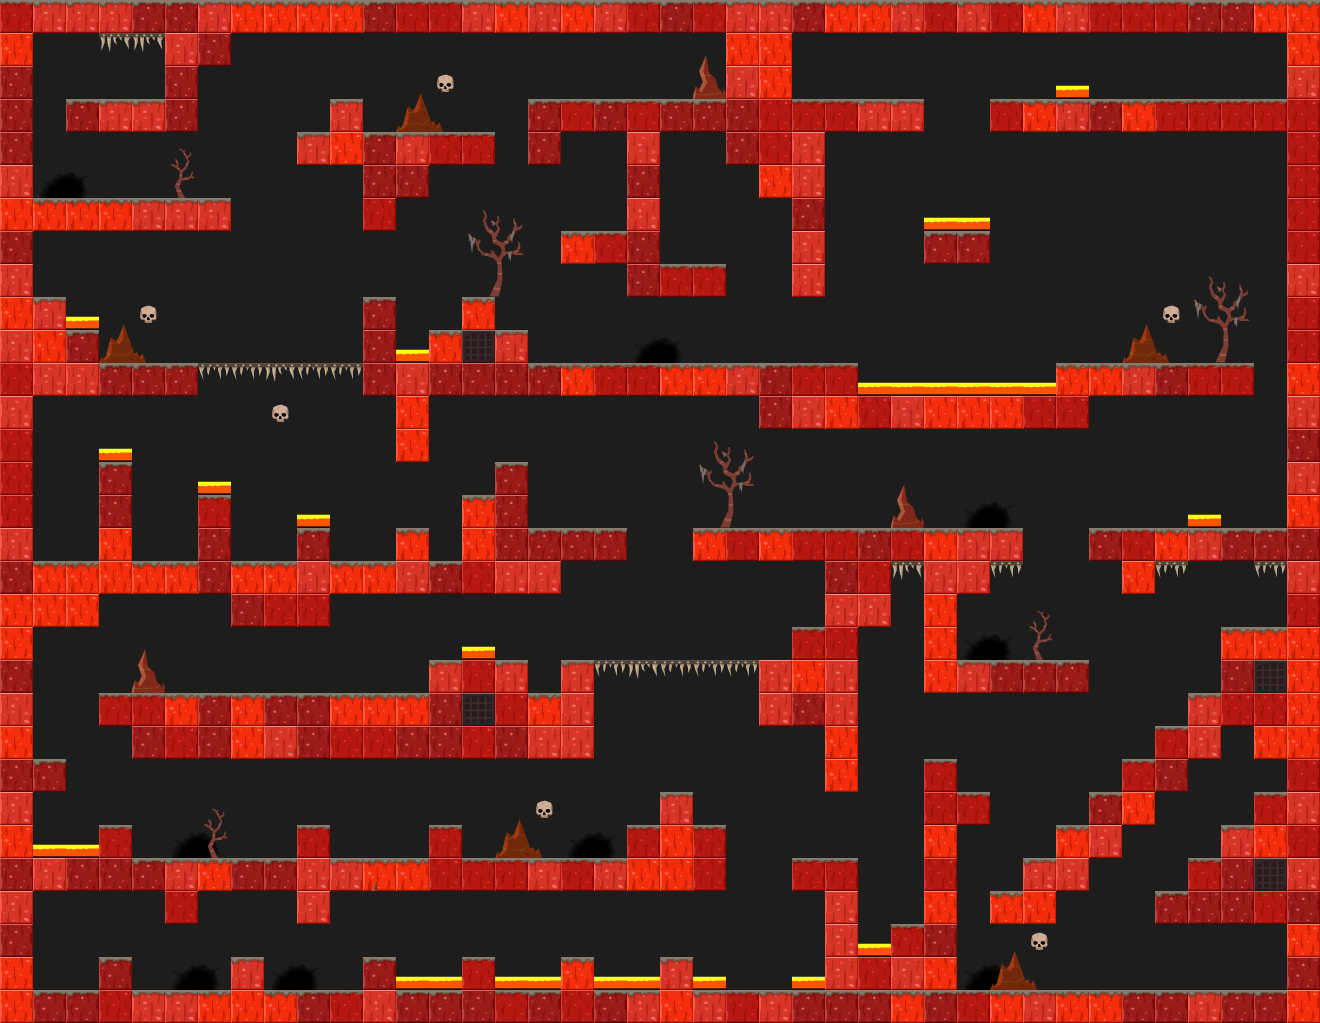

This game map was drawn from its Tiled (.tmx) file and the tilesets committed beside it. A one-line description and the trimmed map source follow:
An orthogonal 40x31 tile map with 33x33 px tiles, 4 tile layers (bg, deco background, layout, deco foreground) and 169 objects (94x citrus.objects.platformer.box2d.Platform, 25x citrus.objects.CitrusSprite, 17x space_digger.enemies.Spike, 13x space_digger.Seam, 8x space_digger.enemies.SpawnSpot, ...).

<map version="1.0" orientation="orthogonal" width="40" height="31" tilewidth="33" tileheight="33" backgroundcolor="#1d1d1d">
 <tileset firstgid="1" name="tileset_fire" tilewidth="33" tileheight="33">
  <image source="../tilesets/tileset_fire.png" width="297" height="132" />
  <tile id="12">
   <properties>
    <property name="" value="" />
   </properties>
  </tile>
 </tileset>
 <layer name="bg" width="40" height="31">
  <properties>
   <property name="group" value="0" />
  </properties>
  <data>[1240 cells, 0 non-empty, 0 distinct tile ids]</data>
 </layer>
 <layer name="deco background" width="40" height="31">
  <data>[1240 cells, 18 non-empty, 2 distinct tile ids]</data>
 </layer>
 <objectgroup color="#ffff00" name="animated decoration bg" width="40" height="31">
  <properties>
   <property name="group" value="0" />
  </properties>
  <object type="citrus.objects.CitrusSprite" x="1042" y="123">
   <properties>
    <property name="view" value="Liana1_fire" />
   </properties>
   <ellipse />
  </object>
  <object type="citrus.objects.CitrusSprite" x="70" y="223">
   <properties>
    <property name="view" value="Liana1_fire" />
   </properties>
   <ellipse />
  </object>
  <object type="citrus.objects.CitrusSprite" x="1090" y="386">
   <properties>
    <property name="view" value="Liana1_fire" />
   </properties>
   <ellipse />
  </object>
  <object type="citrus.objects.CitrusSprite" x="221" y="747">
   <properties>
    <property name="view" value="Liana1_fire" />
   </properties>
   <ellipse />
  </object>
  <object type="citrus.objects.CitrusSprite" x="529" y="884">
   <properties>
    <property name="view" value="Liana1_fire" />
   </properties>
   <ellipse />
  </object>
  <object type="citrus.objects.CitrusSprite" x="477" y="881">
   <properties>
    <property name="view" value="Liana2_fire" />
   </properties>
   <ellipse />
  </object>
  <object type="citrus.objects.CitrusSprite" x="1137" y="122">
   <properties>
    <property name="view" value="Liana2_fire" />
   </properties>
   <ellipse />
  </object>
  <object type="citrus.objects.CitrusSprite" x="6" y="386">
   <properties>
    <property name="view" value="Liana2_fire" />
   </properties>
   <ellipse />
  </object>
  <object type="citrus.objects.CitrusSprite" x="947" y="415">
   <properties>
    <property name="view" value="Liana2_fire" />
   </properties>
   <ellipse />
  </object>
  <object type="citrus.objects.CitrusSprite" x="384" y="20">
   <properties>
    <property name="view" value="Liana2_fire" />
   </properties>
   <ellipse />
  </object>
  <object type="citrus.objects.CitrusSprite" x="596" y="384">
   <properties>
    <property name="view" value="Liana3_fire" />
   </properties>
   <ellipse />
  </object>
  <object type="citrus.objects.CitrusSprite" x="1013" y="123">
   <properties>
    <property name="view" value="Liana3_fire" />
   </properties>
   <ellipse />
  </object>
  <object type="citrus.objects.CitrusSprite" x="770" y="717">
   <properties>
    <property name="view" value="Liana3_fire" />
   </properties>
   <ellipse />
  </object>
  <object type="citrus.objects.CitrusSprite" x="1269" y="534">
   <properties>
    <property name="view" value="Flor1_fire" />
   </properties>
   <ellipse />
  </object>
  <object type="citrus.objects.CitrusSprite" x="1108" y="798">
   <properties>
    <property name="view" value="Flor1_fire" />
   </properties>
   <ellipse />
  </object>
  <object type="citrus.objects.CitrusSprite" x="183" y="996">
   <properties>
    <property name="view" value="Flor1_fire" />
   </properties>
   <ellipse />
  </object>
  <object type="citrus.objects.CitrusSprite" x="908" y="104">
   <properties>
    <property name="view" value="Flor1_fire" />
   </properties>
   <ellipse />
  </object>
  <object type="citrus.objects.CitrusSprite" x="728" y="367">
   <properties>
    <property name="view" value="Flor2_fire" />
   </properties>
   <ellipse />
  </object>
  <object type="citrus.objects.CitrusSprite" x="174" y="366">
   <properties>
    <property name="view" value="Flor2_fire" />
   </properties>
   <ellipse />
  </object>
  <object type="citrus.objects.CitrusSprite" x="411" y="698">
   <properties>
    <property name="view" value="Flor2_fire" />
   </properties>
   <ellipse />
  </object>
  <object type="citrus.objects.CitrusSprite" x="839" y="866">
   <properties>
    <property name="view" value="Flor2_fire" />
   </properties>
   <ellipse />
  </object>
  <object type="citrus.objects.CitrusSprite" x="676" y="963">
   <properties>
    <property name="view" value="Flor1_fire" />
   </properties>
   <ellipse />
  </object>
  <object type="citrus.objects.CitrusSprite" x="165" y="566">
   <properties>
    <property name="view" value="Flor1_fire" />
   </properties>
   <ellipse />
  </object>
  <object type="citrus.objects.CitrusSprite" x="669" y="366">
   <properties>
    <property name="view" value="Flor1_fire" />
   </properties>
   <ellipse />
  </object>
  <object name="sky" type="citrus.objects.CitrusSprite" x="644" y="-330" width="33" height="33">
   <properties>
    <property name="registration" value="center" />
    <property name="view" value="Sky_fire" />
   </properties>
   <ellipse />
  </object>
 </objectgroup>
 <layer name="layout" width="40" height="31">
  <properties>
   <property name="group" value="2" />
  </properties>
  <data>[1240 cells, 488 non-empty, 12 distinct tile ids]</data>
 </layer>
 <layer name="deco foreground" width="40" height="31">
  <properties>
   <property name="group" value="2" />
  </properties>
  <data>[1240 cells, 59 non-empty, 17 distinct tile ids]</data>
 </layer>
 <objectgroup color="#ffff00" name="platforms" width="40" height="31">
  <properties>
   <property name="group" value="2" />
  </properties>
  <object type="citrus.objects.platformer.box2d.Platform" x="0" y="0" width="1320" height="33" />
  <object type="citrus.objects.platformer.box2d.Platform" x="0" y="990" width="1320" height="33" />
  <object type="citrus.objects.platformer.box2d.Platform" x="0" y="33" width="33" height="957" />
  <object type="citrus.objects.platformer.box2d.Platform" x="1287" y="33" width="33" height="957" />
  <object type="citrus.objects.platformer.box2d.Platform" x="33" y="198" width="198" height="33" />
  <object type="citrus.objects.platformer.box2d.Platform" x="66" y="99" width="132" height="33" />
  <object type="citrus.objects.platformer.box2d.Platform" x="165" y="33" width="33" height="66" />
  <object type="citrus.objects.platformer.box2d.Platform" x="198" y="33" width="33" height="33" />
  <object type="citrus.objects.platformer.box2d.Platform" x="297" y="132" width="198" height="33" />
  <object type="citrus.objects.platformer.box2d.Platform" x="363" y="165" width="33" height="66" />
  <object type="citrus.objects.platformer.box2d.Platform" x="396" y="165" width="33" height="33" />
  <object type="citrus.objects.platformer.box2d.Platform" x="330" y="99" width="33" height="33" />
  <object type="citrus.objects.platformer.box2d.Platform" x="528" y="99" width="33" height="66" />
  <object type="citrus.objects.platformer.box2d.Platform" x="561" y="99" width="363" height="33" />
  </objectgroup>
 <objectgroup color="#ff5500" name="breakable blocks" width="40" height="31">
  <!-- 3 objects omitted --></objectgroup>
 <objectgroup color="#5500ff" name="player &amp; exit" width="40" height="31">
  <!-- 3 objects omitted --></objectgroup>
 <objectgroup color="#00aa00" name="seams" width="40" height="31">
  <properties>
   <property name="view" value="Seam_fire" />
  </properties>
  <!-- 13 objects omitted --></objectgroup>
 <objectgroup color="#ff0000" name="enemies" width="40" height="31">
  <properties>
   <property name="group" value="1" />
  </properties>
  <!-- 25 objects omitted --></objectgroup>
 <objectgroup color="#ff557f" name="enemy limits" width="40" height="31">
  <!-- 6 objects omitted --></objectgroup>
</map>
<!-- 130 of 169 objects omitted -->
